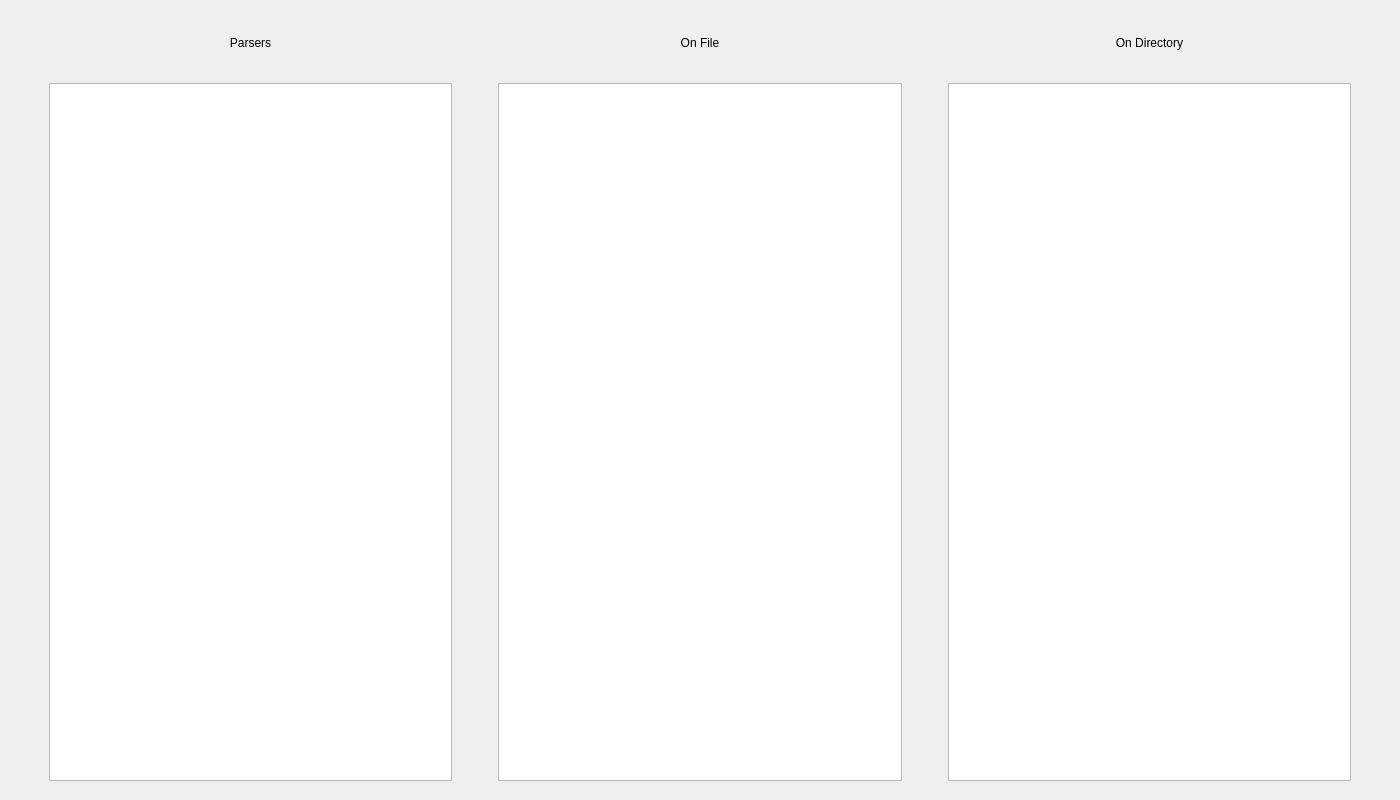
<?xml version="1.0" encoding="UTF-8"?>
<ui version="4.0">
 <class>MainWindow</class>
 <widget class="QMainWindow" name="MainWindow">
  <property name="geometry">
   <rect>
    <x>0</x>
    <y>0</y>
    <width>1400</width>
    <height>800</height>
   </rect>
  </property>
  <property name="windowTitle">
   <string>MainWindow</string>
  </property>
  <property name="styleSheet">
   <string notr="true"/>
  </property>
  <property name="toolButtonStyle">
   <enum>Qt::ToolButtonFollowStyle</enum>
  </property>
  <property name="tabShape">
   <enum>QTabWidget::Rounded</enum>
  </property>
  <widget class="QWidget" name="centralwidget">
   <layout class="QGridLayout" name="gridLayout">
    <item row="2" column="1">
     <spacer name="verticalSpacer">
      <property name="orientation">
       <enum>Qt::Vertical</enum>
      </property>
      <property name="sizeType">
       <enum>QSizePolicy::Minimum</enum>
      </property>
      <property name="sizeHint" stdset="0">
       <size>
        <width>20</width>
        <height>10</height>
       </size>
      </property>
     </spacer>
    </item>
    <item row="1" column="3">
     <widget class="QLabel" name="label_2">
      <property name="text">
       <string>On File</string>
      </property>
      <property name="alignment">
       <set>Qt::AlignCenter</set>
      </property>
     </widget>
    </item>
    <item row="3" column="1">
     <widget class="QListWidget" name="listWidget">
      <property name="verticalScrollBarPolicy">
       <enum>Qt::ScrollBarAsNeeded</enum>
      </property>
      <property name="horizontalScrollBarPolicy">
       <enum>Qt::ScrollBarAlwaysOff</enum>
      </property>
      <property name="iconSize">
       <size>
        <width>64</width>
        <height>64</height>
       </size>
      </property>
      <property name="verticalScrollMode">
       <enum>QAbstractItemView::ScrollPerPixel</enum>
      </property>
      <property name="viewMode">
       <enum>QListView::IconMode</enum>
      </property>
     </widget>
    </item>
    <item row="1" column="1">
     <widget class="QLabel" name="label">
      <property name="text">
       <string>Parsers</string>
      </property>
      <property name="alignment">
       <set>Qt::AlignCenter</set>
      </property>
     </widget>
    </item>
    <item row="3" column="3">
     <widget class="QListWidget" name="listWidget_2">
      <property name="verticalScrollBarPolicy">
       <enum>Qt::ScrollBarAsNeeded</enum>
      </property>
      <property name="horizontalScrollBarPolicy">
       <enum>Qt::ScrollBarAlwaysOff</enum>
      </property>
      <property name="selectionMode">
       <enum>QAbstractItemView::SingleSelection</enum>
      </property>
      <property name="iconSize">
       <size>
        <width>64</width>
        <height>64</height>
       </size>
      </property>
      <property name="isWrapping" stdset="0">
       <bool>false</bool>
      </property>
      <property name="viewMode">
       <enum>QListView::IconMode</enum>
      </property>
      <property name="selectionRectVisible">
       <bool>false</bool>
      </property>
     </widget>
    </item>
    <item row="3" column="5">
     <widget class="QListWidget" name="listWidget_3">
      <property name="verticalScrollBarPolicy">
       <enum>Qt::ScrollBarAsNeeded</enum>
      </property>
      <property name="horizontalScrollBarPolicy">
       <enum>Qt::ScrollBarAlwaysOff</enum>
      </property>
      <property name="iconSize">
       <size>
        <width>64</width>
        <height>64</height>
       </size>
      </property>
      <property name="viewMode">
       <enum>QListView::IconMode</enum>
      </property>
     </widget>
    </item>
    <item row="2" column="3">
     <spacer name="verticalSpacer_2">
      <property name="orientation">
       <enum>Qt::Vertical</enum>
      </property>
      <property name="sizeType">
       <enum>QSizePolicy::Minimum</enum>
      </property>
      <property name="sizeHint" stdset="0">
       <size>
        <width>20</width>
        <height>10</height>
       </size>
      </property>
     </spacer>
    </item>
    <item row="0" column="3">
     <spacer name="verticalSpacer_4">
      <property name="orientation">
       <enum>Qt::Vertical</enum>
      </property>
      <property name="sizeType">
       <enum>QSizePolicy::Minimum</enum>
      </property>
      <property name="sizeHint" stdset="0">
       <size>
        <width>20</width>
        <height>10</height>
       </size>
      </property>
     </spacer>
    </item>
    <item row="1" column="5">
     <widget class="QLabel" name="label_3">
      <property name="sizePolicy">
       <sizepolicy hsizetype="Minimum" vsizetype="Maximum">
        <horstretch>0</horstretch>
        <verstretch>40</verstretch>
       </sizepolicy>
      </property>
      <property name="minimumSize">
       <size>
        <width>0</width>
        <height>48</height>
       </size>
      </property>
      <property name="baseSize">
       <size>
        <width>0</width>
        <height>48</height>
       </size>
      </property>
      <property name="text">
       <string>On Directory</string>
      </property>
      <property name="alignment">
       <set>Qt::AlignCenter</set>
      </property>
     </widget>
    </item>
    <item row="3" column="6">
     <spacer name="horizontalSpacer_4">
      <property name="orientation">
       <enum>Qt::Horizontal</enum>
      </property>
      <property name="sizeType">
       <enum>QSizePolicy::Minimum</enum>
      </property>
      <property name="sizeHint" stdset="0">
       <size>
        <width>40</width>
        <height>20</height>
       </size>
      </property>
     </spacer>
    </item>
    <item row="3" column="2">
     <spacer name="horizontalSpacer_2">
      <property name="orientation">
       <enum>Qt::Horizontal</enum>
      </property>
      <property name="sizeType">
       <enum>QSizePolicy::Fixed</enum>
      </property>
      <property name="sizeHint" stdset="0">
       <size>
        <width>40</width>
        <height>20</height>
       </size>
      </property>
     </spacer>
    </item>
    <item row="3" column="0">
     <spacer name="horizontalSpacer">
      <property name="orientation">
       <enum>Qt::Horizontal</enum>
      </property>
      <property name="sizeType">
       <enum>QSizePolicy::Fixed</enum>
      </property>
      <property name="sizeHint" stdset="0">
       <size>
        <width>40</width>
        <height>20</height>
       </size>
      </property>
     </spacer>
    </item>
    <item row="2" column="5">
     <spacer name="verticalSpacer_3">
      <property name="orientation">
       <enum>Qt::Vertical</enum>
      </property>
      <property name="sizeType">
       <enum>QSizePolicy::Minimum</enum>
      </property>
      <property name="sizeHint" stdset="0">
       <size>
        <width>20</width>
        <height>10</height>
       </size>
      </property>
     </spacer>
    </item>
    <item row="3" column="4">
     <spacer name="horizontalSpacer_3">
      <property name="orientation">
       <enum>Qt::Horizontal</enum>
      </property>
      <property name="sizeType">
       <enum>QSizePolicy::Fixed</enum>
      </property>
      <property name="sizeHint" stdset="0">
       <size>
        <width>40</width>
        <height>20</height>
       </size>
      </property>
     </spacer>
    </item>
    <item row="4" column="3">
     <spacer name="verticalSpacer_5">
      <property name="orientation">
       <enum>Qt::Vertical</enum>
      </property>
      <property name="sizeType">
       <enum>QSizePolicy::Minimum</enum>
      </property>
      <property name="sizeHint" stdset="0">
       <size>
        <width>20</width>
        <height>10</height>
       </size>
      </property>
     </spacer>
    </item>
   </layout>
  </widget>
 </widget>
 <resources/>
 <connections/>
</ui>
